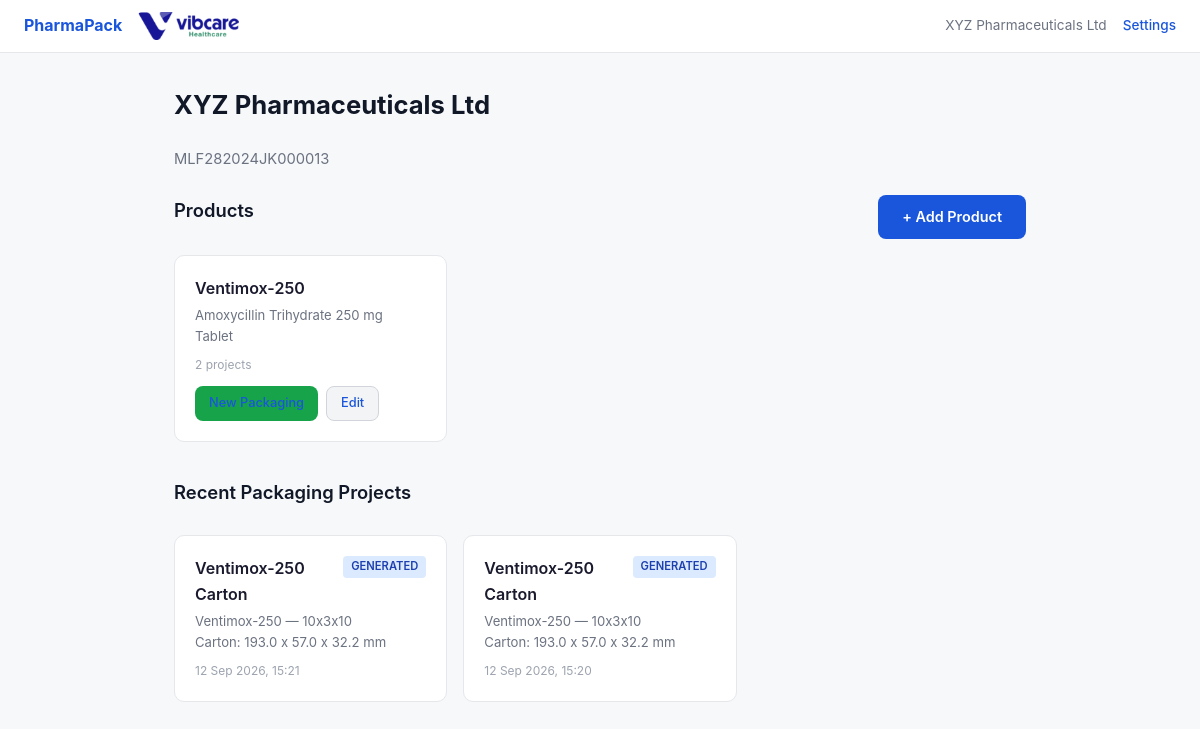
The app's page /org/e8379450044b4d77979e732232048595 with its own data.
### src/web/database.py (models this page shows, shortened)
class Organization(Base):
    __tablename__ = "organizations"
    id = Column(String(32), primary_key=True, default=new_uuid)
    name = Column(String(255), nullable=False)
    address = Column(Text, default="")
    license_no = Column(String(100), default="")
    logo_path = Column(String(500), nullable=True)
    brand_color_hex = Column(String(7), default="#1a56db")
    is_manufacturer = Column(Boolean, default=True)
    manufacturer_name = Column(String(255), nullable=True)
    manufacturer_address = Column(Text, nullable=True)
    manufacturer_license_no = Column(String(100), nullable=True)
    created_at = Column(DateTime, default=datetime.utcnow)
    products = relationship("Product", back_populates="organization", cascade="all, delete-orphan")

class Product(Base):
    __tablename__ = "products"
    id = Column(String(32), primary_key=True, default=new_uuid)
    org_id = Column(String(32), ForeignKey("organizations.id"), nullable=False)
    brand_name = Column(String(255), nullable=False)
    brand_name_hindi = Column(String(255), nullable=True)
    generic_name = Column(String(255), nullable=False)
    strength_value = Column(Float, nullable=False)
    strength_unit = Column(String(10), default="mg")
    dosage_form = Column(String(50), default="tablet")
    composition = Column(Text, default="")
    schedule_type = Column(String(5), nullable=True)  # "H", "H1", "X", or None
    storage_conditions = Column(String(500), default="Store below 25°C. Protect from light and moisture.")
    created_at = Column(DateTime, default=datetime.utcnow)
    organization = relationship("Organization", back_populates="products")
    projects = relationship("PackagingProject", back_populates="product", cascade="all, delete-orphan")

class PackagingProject(Base):
    __tablename__ = "packaging_projects"
    id = Column(String(32), primary_key=True, default=new_uuid)
    product_id = Column(String(32), ForeignKey("products.id"), nullable=False)
    name = Column(String(255), nullable=False)
    status = Column(String(20), default="draft")  # draft, generated, approved
    pack_size = Column(String(50), default="1 x 10")
    blisters_per_carton = Column(Integer, default=1)
    mrp = Column(String(50), nullable=True)
    blister_length = Column(Float, default=120.0)
    blister_width = Column(Float, default=50.0)
    blister_height = Column(Float, default=8.0)
    board_caliper = Column(Float, default=0.40)
    clearance = Column(Float, default=2.0)
    leaflet_allowance = Column(Float, default=5.0)
    output_dir = Column(String(500), nullable=True)
    validation_json = Column(Text, nullable=True)
    carton_internal_l = Column(Float, nullable=True)
    carton_internal_w = Column(Float, nullable=True)
    carton_internal_d = Column(Float, nullable=True)
    dieline_total_w = Column(Float, nullable=True)
    dieline_total_h = Column(Float, nullable=True)
    panel_count = Column(Integer, nullable=True)
    text_count = Column(Integer, nullable=True)
    barcode_count = Column(Integer, nullable=True)
    created_at = Column(DateTime, default=datetime.utcnow)
    updated_at = Column(DateTime, default=datetime.utcnow, onupdate=datetime.utcnow)
    product = relationship("Product", back_populates="projects")

### src/web/app.py (the view)
@app.get("/org/{org_id}", response_class=HTMLResponse)
async def dashboard(request: Request, org_id: str):
    db = get_db()
    try:
        org = db.query(Organization).filter_by(id=org_id).first()
        if not org:
            return RedirectResponse("/", status_code=303)
        projects = (db.query(PackagingProject)
                    .join(DBProduct)
                    .filter(DBProduct.org_id == org_id)
                    .order_by(PackagingProject.created_at.desc())
                    .limit(20).all())
        return templates.TemplateResponse("dashboard.html", {
            "request": request, "org": org, "projects": projects,
        })
    finally:
        db.close()

### src/web/templates/dashboard.html (shortened to what this page needs)
{% extends "base.html" %}
{% block nav_items %}
{% if org.logo_path %}
<img src="/logo/{{ org.id }}" class="org-logo">
{% endif %}
<span class="org-name">{{ org.name }}</span>
<a href="/org/{{ org.id }}/edit">Settings</a>
{% endblock %}
{% block content %}
<div class="section-header">
    <h1>{{ org.name }}</h1>
</div>
<p class="subtitle">{{ org.license_no }}{% if not org.is_manufacturer %} — Manufactured by {{ org.manufacturer_name }}{% endif %}</p>
<div class="section-header">
    <h2>Products</h2>
    <a href="/org/{{ org.id }}/product/new" class="btn btn-primary">+ Add Product</a>
</div>
{% if org.products|length > 0 %}
<div class="cards">
    {% for product in org.products %}
    <div class="card">
        <h3>{{ product.brand_name }}-{{ product.strength_value|int }}</h3>
        <p>{{ product.generic_name }} {{ product.strength_display }}</p>
        <p>{{ product.dosage_form | replace('_', ' ') | title }}</p>
        <p class="meta">{{ product.projects|length }} project{{ 's' if product.projects|length != 1 else '' }}</p>
        <div style="display:flex; gap:8px; margin-top:12px;">
            <a href="/org/{{ org.id }}/product/{{ product.id }}/project/new" class="btn btn-success" style="padding:6px 14px; font-size:0.8rem;">New Packaging</a>
            <a href="/org/{{ org.id }}/product/{{ product.id }}/edit" class="btn btn-secondary" style="padding:6px 14px; font-size:0.8rem;">Edit</a>
        </div>
    </div>
    {% endfor %}
</div>
{% else %}
<div class="empty-state">
    <p>No products yet. Add your first product to start generating packaging.</p>
    <a href="/org/{{ org.id }}/product/new" class="btn btn-primary">Add Product</a>
</div>
{% endif %}
{% if projects|length > 0 %}
<div class="section-header" style="margin-top:36px;">
    <h2>Recent Packaging Projects</h2>
</div>
<div class="cards">
    {% for proj in projects %}
    <a href="/org/{{ org.id }}/project/{{ proj.id }}" style="text-decoration:none; color:inherit;">
        <div class="card">
            <div style="display:flex; justify-content:space-between; align-items:start;">
                <h3>{{ proj.name }}</h3>
                <span class="status-badge status-{{ proj.status }}">{{ proj.status }}</span>
            </div>
            <p>{{ proj.product.brand_name }}-{{ proj.product.strength_value|int }} — {{ proj.pack_size }}</p>
            {% if proj.carton_internal_l %}
            <p>Carton: {{ "%.1f"|format(proj.carton_internal_l) }} x {{ "%.1f"|format(proj.carton_internal_w) }} x {{ "%.1f"|format(proj.carton_internal_d) }} mm</p>
            {% endif %}
            <p class="meta">{{ proj.created_at.strftime('%d %b %Y, %H:%M') }}</p>
        </div>
    </a>
    {% endfor %}
</div>
{% endif %}
{% endblock %}

### records on screen
Organization: id (picture), name "XYZ Pharmaceuticals Ltd", license_no "MLF282024JK000013"
Product: brand_name "Ventimox", strength_value "250", generic_name "Amoxycillin Trihydrate", strength_display "250 mg", dosage_form "Tablet", projects|length "2", projects "s"
PackagingProject: name "Ventimox-250 Carton", status "GENERATED", product.brand_name "Ventimox", product.strength_value "250", pack_size "10x3x10", carton_internal_l "193.0", carton_internal_w "57.0", carton_internal_d "32.2", created_at "12 Sep 2026, 15:21"
PackagingProject: name "Ventimox-250 Carton", status "GENERATED", product.brand_name "Ventimox", product.strength_value "250", pack_size "10x3x10", carton_internal_l "193.0", carton_internal_w "57.0", carton_internal_d "32.2", created_at "12 Sep 2026, 15:20"
